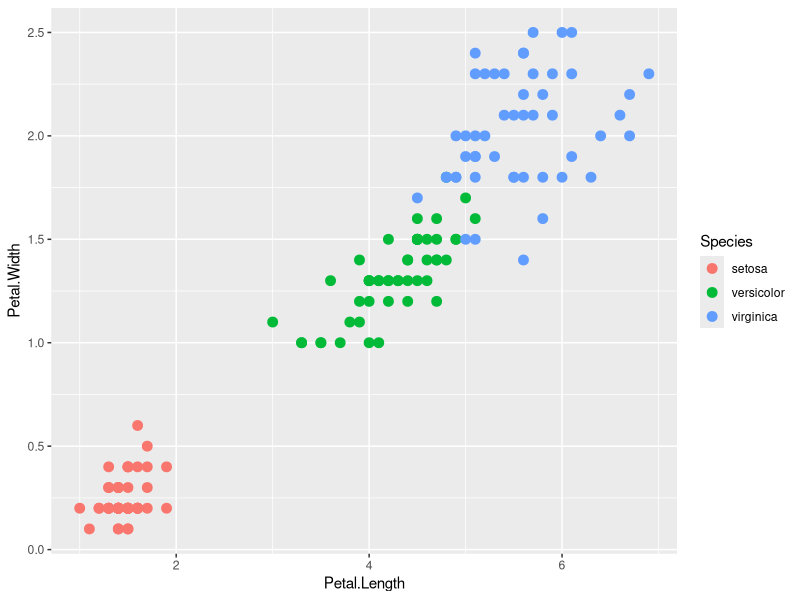
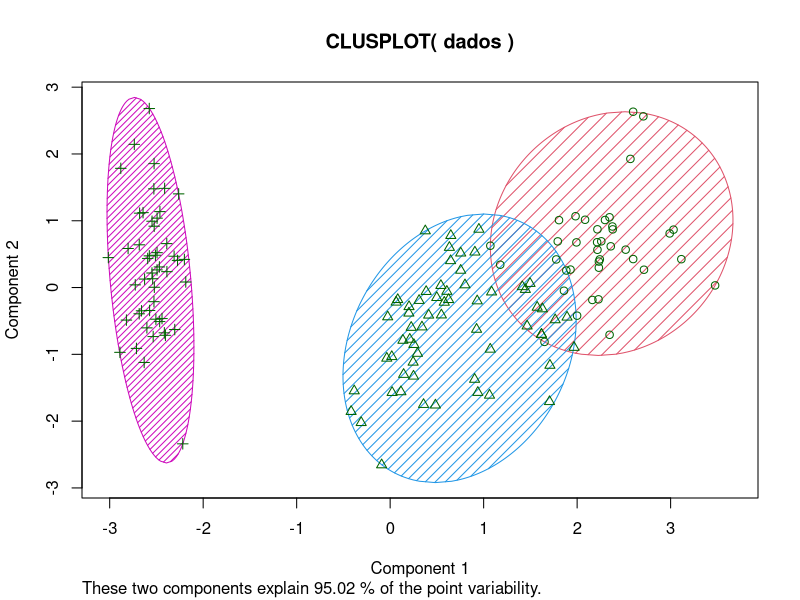
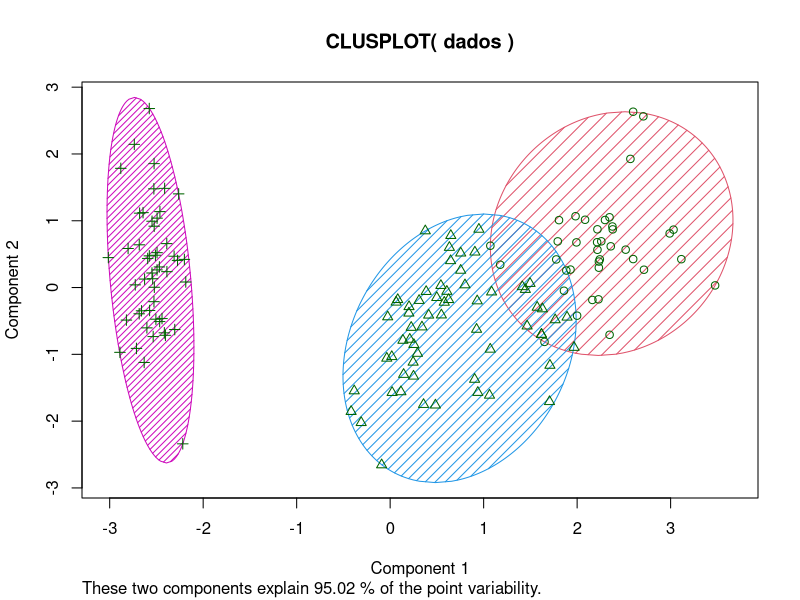

Source code (R) for these figures, in order:
# Lista de Exercícios - Capítulo 12 - Parte 2

# Configurando o diretório de trabalho
setwd("C:/Users/Julia/Desktop/CienciaDeDados/1.Big-Data-Analytics-com-R-e-Microsoft-Azure-Machine-Learning/12.Microsoft-Azure-Machine-Learning")
getwd()



# Carregando pacotes

library(datasets)
library(cluster) # visualização dos clusters
library(ggplot2) # Gráficos para Análise Exploratória
library(caTools)   # contém a função sample.split() que cria uma amostra que irá fazer a divisão entre dados de treinos e testes



# Carregando Dados

# - Usaremos o dataset iris neste exemplo
# - O dataset iris possui observações de 3 especies de flores (Iris setosa, Iris virginica e Iris versocolor)
# - Para cada flor, 4 medidas sao usadas: 
#   comprimento (length) e largura (width) do caule (sepal) e comprimento e largura da petala (petal)

dados = iris
head(dados)

## Verificando dados ausentes
any(is.na(dados))
colSums(is.na(dados))

## Tipo de dados
str(dados)
summary(dados)
dim(dados)

## Visualizando os dados
head(dados)
View(dados)

## Veja que os dados claramente possui grupos com caracteristcas similares
ggplot(dados, aes(Petal.Length, Petal.Width, color = Species)) + geom_point(size = 3)





## Agora usaremos o K-Means para tentar agrupar os dados em clusters
set.seed(101)
help(kmeans)



# Exercício 1 - Usando a função kmeans(), crie um modelo de clustering (aprendizagem não supervisionada). 
#               Use a documentação, para fazer sua pesquisa.
#               Neste caso, ja sabemos quantos grupos (clusters) existem em nossos dados (3)
#               Perceba também que o dataset iris possui 5 colunas, mas estamos usando as 4 primeiras

# a) Crie o mdelo e obtennha informação sobre os clusters

modelo_kmeans <- kmeans(dados[, c("Sepal.Length", "Sepal.Width", "Petal.Length", "Petal.Width")], centers = 3)
modelo_kmeans

# -> Foram criados 3 clusters: cluster 1, 2 e 3


# Plot
help(clusplot)
clusplot(dados, modelo_kmeans$cluster, color = TRUE, shade = TRUE, labels = 0, lines = 0, )

# -> Perceba que apesar o algoritmo ter feito a divisão dos dados em clusters, houve problema em dividir alguns dos dados, 
#    que apesar de terem caracteristicas diferentes, ficaram no mesmo cluster











##### GABARITO PROFESSOR #####



# Exercício 1 - Usando a função kmeans(), crie um modelo de clustering (aprendizagem não supervisionada). 
#               Use a documentação, para fazer sua pesquisa.
#               Neste caso, ja sabemos quantos grupos (clusters) existem em nossos dados (3)
#               Perceba também que o dataset iris possui 5 colunas, mas estamos usando as 4 primeiras

# a) Crie o mdelo e obtennha informação sobre os clusters

dadosCluster <- kmeans(dados[, 1:4], centers = 3, nstart = 20)
dadosCluster


# -> Foram criados 3 clusters: cluster 1, 2 e 3


# Perceba que apesar o algoritmo ter feito a divisão dos dados em clusters, houve problema em dividir alguns dos dados, 
# que apesar de terem caracteristicas diferentes, ficaram no mesmo cluster
table(dadosCluster$cluster, dados$Species)




# Plot para visualizar os clusters
help(clusplot)
clusplot(dados, modelo_kmeans$cluster, color = TRUE, shade = TRUE, labels = 0, lines = 0, )


# - Como podemos ver no gráfico acima, foi detectado 3 pontos de dados das plantas (3 tipos de planta).
#   O modelo conseguiu fazer isso encontrando os padrões.

# - Por exemplo, os dados do círculo rosa são dados parecidos (provavelmente tem medidas similares).

# - Agora poderíamos pegar os pontos de dados do círculo rosa e levar para um trabalho de classificação.



# Resumindo:

# - Primeiro detectar os padrões, dividir os dados em grupos e estudar cada grupo de maneira individual.

# - Foi aplicada neste exercício aprendizado não supervisionada e assim poderíamos aplicar posteriormente aprendizagem
#   supoervisionada em cada um dos grupos (clusters).































#### REALIZANDO PREVISÕES E DIVINDO EM TREINO E TESTE

## Dividindo os dados em treino e teste
amostra <- sample.split(dados$Species, SplitRatio = 0.80)

treino <- subset(dados, amostra == TRUE)
teste <- subset(dados, amostra == FALSE)

# -> Lembrando sempre que: Treinamos o modelo com dados de TREINO e fazemos predições com dados de TESTE
